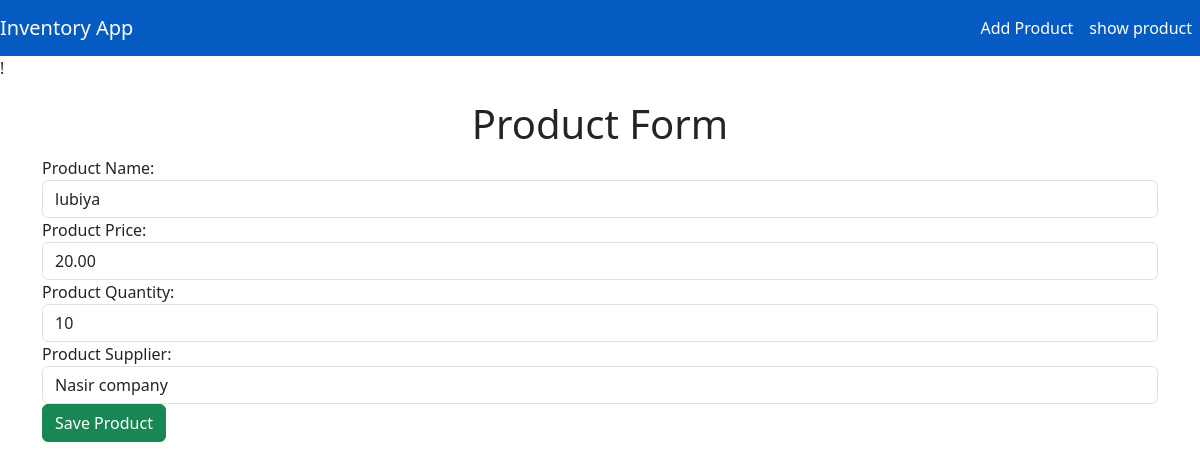
The app's page /update/1/ with its own data.
### invApp/models.py (models this page shows, shortened)
class Products(models.Model):
    product_id = models.AutoField(primary_key=True)
    product_name = models.CharField(max_length=50)
    product_price = models.DecimalField(max_digits=20, decimal_places=2)
    product_quantity = models.IntegerField()
    product_supplier = models.CharField(max_length=50)

### invApp/views.py (the view)
# urls.py: path('update/<int:product_id>/', views.product_update_view, name='product_update'),
def product_update_view(request, product_id):
    product = Products.objects.get(product_id=product_id)
    form = InventoryForm(instance=product)
    if request.method == 'POST':
        form = InventoryForm(request.POST, instance=product)
        if form.is_valid():
            form.save()
            return redirect('product_list')
    return render(request, 'invApp/product_form.html', {'form': form})

### invApp/form.py
class InventoryForm(forms.ModelForm):
    class Meta:
        model = Products
        fields = '__all__'
        labels = {
            'product_id': 'Product ID',
            'product_name': 'Product Name',
            'product_price': 'Product Price',
            'product_quantity': 'Product Quantity',
            'product_supplier': 'Product Supplier'
        }
        widgets = {
            'product_id': forms.NumberInput(attrs={'placeholder': 'Product ID', 'class': 'form-control'}),
            'product_name': forms.TextInput(attrs={'placeholder': 'Product Name', 'class': 'form-control'}),
            'product_price': forms.NumberInput(attrs={'placeholder': 'Product Price', 'class': 'form-control'}),
            'product_quantity': forms.NumberInput(attrs={'placeholder': 'Product Quantity', 'class': 'form-control'}),
            'product_supplier': forms.TextInput(attrs={'placeholder': 'Product Supplier', 'class': 'form-control'})
        }

### invApp/templates/invApp/product_form.html (shortened to what this page needs)
!{% extends "invApp/layout.html" %}
{% block content %}
<h1 class="text-center"> Product Form</h1>
<form method="post" class="jumbotron">
    {{ form }}
    <button class="btn btn-success btn-block" type="submit"> Save Product </button>
</form>
{% endblock %}

### invApp/templates/invApp/layout.html (style rules this page uses)
body { padding-top: 56px; }

### records on screen
Products: product_name "lubiya", product_price "20.00", product_quantity "10", product_supplier "Nasir company"
